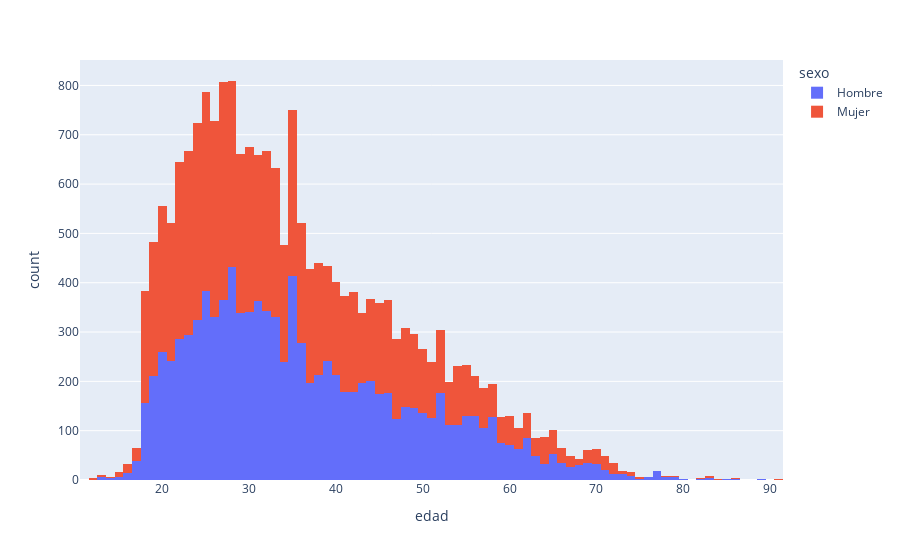

Write notebook code for a chart like this one.
### Code cell
px.histogram(df, x='edad', color='sexo')

### Figure 1 — Plotly figure (JSON) as saved in the notebook; plotly's stock layout.template omitted (floating-point values rounded to 4 significant figures; data arrays with more than 128 entries replaced by an {"elided": "..."} marker saying what was removed)
{"data": [{"alignmentgroup": "True", "bingroup": "x", "hovertemplate": "sexo=Hombre<br>edad=%{x}<br>count=%{y}<extra></extra>", "legendgroup": "Hombre", "marker": {"color": "#636efa", "pattern": {"shape": ""}}, "name": "Hombre", "offsetgroup": "Hombre", "orientation": "v", "showlegend": true, "type": "histogram", "x": {"elided": "10239 int values"}, "xaxis": "x", "yaxis": "y"}, {"alignmentgroup": "True", "bingroup": "x", "hovertemplate": "sexo=Mujer<br>edad=%{x}<br>count=%{y}<extra></extra>", "legendgroup": "Mujer", "marker": {"color": "#EF553B", "pattern": {"shape": ""}}, "name": "Mujer", "offsetgroup": "Mujer", "orientation": "v", "showlegend": true, "type": "histogram", "x": {"elided": "10139 int values"}, "xaxis": "x", "yaxis": "y"}], "layout": {"barmode": "relative", "legend": {"title": {"text": "sexo"}, "tracegroupgap": 0}, "margin": {"t": 60}, "xaxis": {"anchor": "y", "domain": [0, 1], "title": {"text": "edad"}}, "yaxis": {"anchor": "x", "domain": [0, 1], "title": {"text": "count"}}}}
